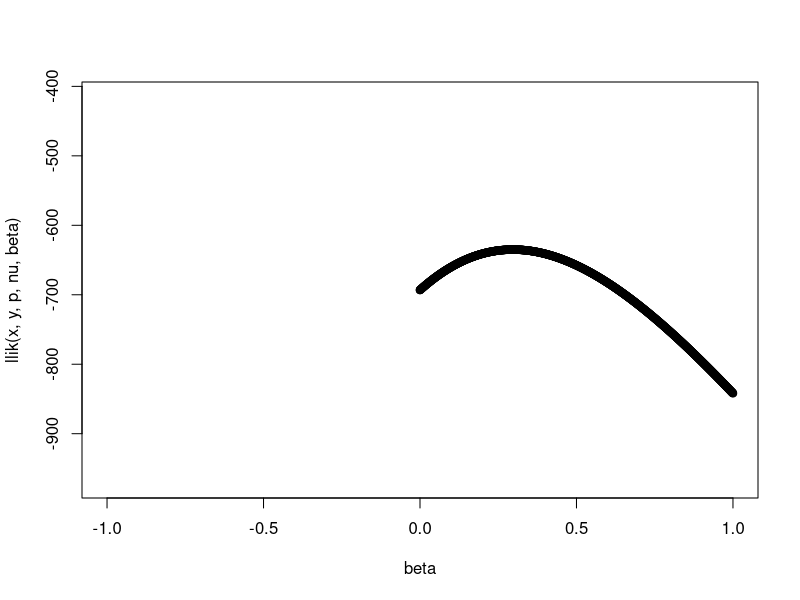

Generate this figure with R:
# Derivative of t density function
fprime <- function(x, nu) {
  return (dt(x,nu)*(-(nu+1)*x/(nu+x^2)))
}

# Calculate log likelihood 
llik <- function(x,y,p,nu,beta) {
  return (sum( y*log(p) + (1-y)*log(1-p) ))
}

# First derivative of llik
lprime <- function(x, y, p, nu, beta ){
  return (sum(
              y/p*dt(x*beta,nu)*x + (1-y)/(1-p)*(-dt(x*beta,nu)*x)))
}

# Second derivative of llik
ldoubleprime <- function(x, y, p, nu, beta) {
  return (sum(
              y*( 1/p* fprime(x*beta,nu)*x^2 - dt(x*beta,nu)^2*x^2/(p^2) ) +
              (1-y)* (1/(1-p)*(-fprime(x*beta,nu)*x^2)- dt(x*beta,nu)^2*x^2/((1-p)^2))
              )
         )
}


# Simulate x, y values
x = c(rep(1,500), rep(2,500))
p = pt(.3*x, 5)			# Can try other p's here
y = rbinom(1000, 1, p)
nu = 5


beta = NA
oldbeta = 0
repeat {
  p = pt(x*oldbeta, nu)
  print(c(oldbeta, llik(x,y,p,nu,oldbeta)))
  newbeta = oldbeta - 
            lprime(x,y,p,nu,oldbeta)/ldoubleprime(x,y,p,nu,oldbeta)
  beta = c(beta, newbeta)
  if (abs(oldbeta-newbeta) <=.001) {
     print(c(newbeta, llik(x,y,p,nu,newbeta)))
     break}
  oldbeta = newbeta
}

llikmax = -100000000000
betahat = NA
for (beta in seq(0,1,.001)) {
  p = pt(x*beta,nu)
  #print(c(beta, llik(x,y,p,nu,beta)))
  if (beta==0) {plot(beta, llik(x,y,p,nu,beta))}
  points(beta, llik(x,y,p,nu,beta))
  if (llik(x,y,p,nu,beta)>llikmax) {
     llikmax = llik(x,y,p,nu,beta)
     betahat = beta}
}


